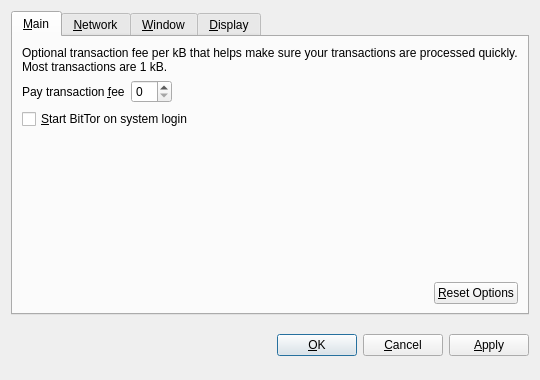
<?xml version="1.0" encoding="UTF-8"?>
<ui version="4.0">
 <class>OptionsDialog</class>
 <widget class="QDialog" name="OptionsDialog">
  <property name="geometry">
   <rect>
    <x>0</x>
    <y>0</y>
    <width>540</width>
    <height>380</height>
   </rect>
  </property>
  <property name="windowTitle">
   <string>Options</string>
  </property>
  <property name="modal">
   <bool>true</bool>
  </property>
  <layout class="QVBoxLayout" name="verticalLayout">
   <item>
    <widget class="QTabWidget" name="tabWidget">
     <property name="tabPosition">
      <enum>QTabWidget::North</enum>
     </property>
     <property name="currentIndex">
      <number>0</number>
     </property>
     <widget class="QWidget" name="tabMain">
      <attribute name="title">
       <string>&amp;Main</string>
      </attribute>
      <layout class="QVBoxLayout" name="verticalLayout_Main">
       <item>
        <widget class="QLabel" name="transactionFeeInfoLabel">
         <property name="text">
          <string>Optional transaction fee per kB that helps make sure your transactions are processed quickly. Most transactions are 1 kB.</string>
         </property>
         <property name="textFormat">
          <enum>Qt::PlainText</enum>
         </property>
         <property name="wordWrap">
          <bool>true</bool>
         </property>
        </widget>
       </item>
       <item>
        <layout class="QHBoxLayout" name="horizontalLayout_1_Main">
         <item>
          <widget class="QLabel" name="transactionFeeLabel">
           <property name="text">
            <string>Pay transaction &amp;fee</string>
           </property>
           <property name="textFormat">
            <enum>Qt::PlainText</enum>
           </property>
           <property name="buddy">
            <cstring>transactionFee</cstring>
           </property>
          </widget>
         </item>
         <item>
          <widget class="BitcoinAmountField" name="transactionFee"/>
         </item>
         <item>
          <spacer name="horizontalSpacer_1_Main">
           <property name="orientation">
            <enum>Qt::Horizontal</enum>
           </property>
           <property name="sizeHint" stdset="0">
            <size>
             <width>40</width>
             <height>20</height>
            </size>
           </property>
          </spacer>
         </item>
        </layout>
       </item>
       <item>
        <widget class="QCheckBox" name="bitcoinAtStartup">
         <property name="toolTip">
          <string>Automatically start BitTor after logging in to the system.</string>
         </property>
         <property name="text">
          <string>&amp;Start BitTor on system login</string>
         </property>
        </widget>
       </item>
       <item>
        <spacer name="verticalSpacer_Main">
         <property name="orientation">
          <enum>Qt::Vertical</enum>
         </property>
         <property name="sizeHint" stdset="0">
          <size>
           <width>20</width>
           <height>40</height>
          </size>
         </property>
        </spacer>
       </item>
       <item>
        <layout class="QHBoxLayout" name="horizontalLayout_2_Main">
         <item>
          <spacer name="horizontalSpacer_2_Main">
           <property name="orientation">
            <enum>Qt::Horizontal</enum>
           </property>
           <property name="sizeHint" stdset="0">
            <size>
             <width>40</width>
             <height>20</height>
            </size>
           </property>
          </spacer>
         </item>
         <item>
          <widget class="QPushButton" name="resetButton">
           <property name="toolTip">
            <string>Reset all client options to default.</string>
           </property>
           <property name="text">
            <string>&amp;Reset Options</string>
           </property>
           <property name="autoDefault">
            <bool>false</bool>
           </property>
          </widget>
         </item>
        </layout>
       </item>
      </layout>
     </widget>
     <widget class="QWidget" name="tabNetwork">
      <attribute name="title">
       <string>&amp;Network</string>
      </attribute>
      <layout class="QVBoxLayout" name="verticalLayout_Network">
       <item>
        <widget class="QCheckBox" name="mapPortUpnp">
         <property name="toolTip">
          <string>Automatically open the BitTor client port on the router. This only works when your router supports UPnP and it is enabled.</string>
         </property>
         <property name="text">
          <string>Map port using &amp;UPnP</string>
         </property>
        </widget>
       </item>
       <item>
        <widget class="QCheckBox" name="connectSocks">
         <property name="toolTip">
          <string>Connect to the BitTor network through a SOCKS proxy (e.g. when connecting through Tor).</string>
         </property>
         <property name="text">
          <string>&amp;Connect through SOCKS proxy:</string>
         </property>
        </widget>
       </item>
       <item>
        <layout class="QHBoxLayout" name="horizontalLayout_Network">
         <item>
          <widget class="QLabel" name="proxyIpLabel">
           <property name="text">
            <string>Proxy &amp;IP:</string>
           </property>
           <property name="textFormat">
            <enum>Qt::PlainText</enum>
           </property>
           <property name="buddy">
            <cstring>proxyIp</cstring>
           </property>
          </widget>
         </item>
         <item>
          <widget class="QValidatedLineEdit" name="proxyIp">
           <property name="maximumSize">
            <size>
             <width>140</width>
             <height>16777215</height>
            </size>
           </property>
           <property name="toolTip">
            <string>IP address of the proxy (e.g. 127.0.0.1)</string>
           </property>
          </widget>
         </item>
         <item>
          <widget class="QLabel" name="proxyPortLabel">
           <property name="text">
            <string>&amp;Port:</string>
           </property>
           <property name="textFormat">
            <enum>Qt::PlainText</enum>
           </property>
           <property name="buddy">
            <cstring>proxyPort</cstring>
           </property>
          </widget>
         </item>
         <item>
          <widget class="QLineEdit" name="proxyPort">
           <property name="maximumSize">
            <size>
             <width>55</width>
             <height>16777215</height>
            </size>
           </property>
           <property name="toolTip">
            <string>Port of the proxy (e.g. 9050)</string>
           </property>
          </widget>
         </item>
         <item>
          <widget class="QLabel" name="socksVersionLabel">
           <property name="text">
            <string>SOCKS &amp;Version:</string>
           </property>
           <property name="textFormat">
            <enum>Qt::PlainText</enum>
           </property>
           <property name="buddy">
            <cstring>socksVersion</cstring>
           </property>
          </widget>
         </item>
         <item>
          <widget class="QValueComboBox" name="socksVersion">
           <property name="toolTip">
            <string>SOCKS version of the proxy (e.g. 5)</string>
           </property>
          </widget>
         </item>
         <item>
          <spacer name="horizontalSpacer_Network">
           <property name="orientation">
            <enum>Qt::Horizontal</enum>
           </property>
           <property name="sizeHint" stdset="0">
            <size>
             <width>40</width>
             <height>20</height>
            </size>
           </property>
          </spacer>
         </item>
        </layout>
       </item>
       <item>
        <spacer name="verticalSpacer_Network">
         <property name="orientation">
          <enum>Qt::Vertical</enum>
         </property>
         <property name="sizeHint" stdset="0">
          <size>
           <width>20</width>
           <height>40</height>
          </size>
         </property>
        </spacer>
       </item>
      </layout>
     </widget>
     <widget class="QWidget" name="tabWindow">
      <attribute name="title">
       <string>&amp;Window</string>
      </attribute>
      <layout class="QVBoxLayout" name="verticalLayout_Window">
       <item>
        <widget class="QCheckBox" name="minimizeToTray">
         <property name="toolTip">
          <string>Show only a tray icon after minimizing the window.</string>
         </property>
         <property name="text">
          <string>&amp;Minimize to the tray instead of the taskbar</string>
         </property>
        </widget>
       </item>
       <item>
        <widget class="QCheckBox" name="minimizeOnClose">
         <property name="toolTip">
          <string>Minimize instead of exit the application when the window is closed. When this option is enabled, the application will be closed only after selecting Quit in the menu.</string>
         </property>
         <property name="text">
          <string>M&amp;inimize on close</string>
         </property>
        </widget>
       </item>
       <item>
        <spacer name="verticalSpacer_Window">
         <property name="orientation">
          <enum>Qt::Vertical</enum>
         </property>
         <property name="sizeHint" stdset="0">
          <size>
           <width>20</width>
           <height>40</height>
          </size>
         </property>
        </spacer>
       </item>
      </layout>
     </widget>
     <widget class="QWidget" name="tabDisplay">
      <attribute name="title">
       <string>&amp;Display</string>
      </attribute>
      <layout class="QVBoxLayout" name="verticalLayout_Display">
       <item>
        <layout class="QHBoxLayout" name="horizontalLayout_1_Display">
         <item>
          <widget class="QLabel" name="langLabel">
           <property name="text">
            <string>User Interface &amp;language:</string>
           </property>
           <property name="textFormat">
            <enum>Qt::PlainText</enum>
           </property>
           <property name="buddy">
            <cstring>lang</cstring>
           </property>
          </widget>
         </item>
         <item>
          <widget class="QValueComboBox" name="lang">
           <property name="toolTip">
            <string>The user interface language can be set here. This setting will take effect after restarting BitTor.</string>
           </property>
          </widget>
         </item>
        </layout>
       </item>
       <item>
        <layout class="QHBoxLayout" name="horizontalLayout_2_Display">
         <item>
          <widget class="QLabel" name="unitLabel">
           <property name="text">
            <string>&amp;Unit to show amounts in:</string>
           </property>
           <property name="textFormat">
            <enum>Qt::PlainText</enum>
           </property>
           <property name="buddy">
            <cstring>unit</cstring>
           </property>
          </widget>
         </item>
         <item>
          <widget class="QValueComboBox" name="unit">
           <property name="toolTip">
            <string>Choose the default subdivision unit to show in the interface and when sending coins.</string>
           </property>
          </widget>
         </item>
        </layout>
       </item>
       <item>
        <widget class="QCheckBox" name="displayAddresses">
         <property name="toolTip">
          <string>Whether to show BitTor addresses in the transaction list or not.</string>
         </property>
         <property name="text">
          <string>&amp;Display addresses in transaction list</string>
         </property>
        </widget>
       </item>
       <item>
        <widget class="QCheckBox" name="coinControlFeatures">
         <property name="toolTip">
          <string>Whether to show coin control features or not.</string>
         </property>
         <property name="text">
          <string>Display coin &amp;control features (experts only!)</string>
         </property>
        </widget>
       </item>
       <item>
        <spacer name="verticalSpacer_Display">
         <property name="orientation">
          <enum>Qt::Vertical</enum>
         </property>
         <property name="sizeHint" stdset="0">
          <size>
           <width>20</width>
           <height>40</height>
          </size>
         </property>
        </spacer>
       </item>
      </layout>
     </widget>
    </widget>
   </item>
   <item>
    <layout class="QHBoxLayout" name="horizontalLayout_Buttons">
     <item>
      <spacer name="horizontalSpacer_1">
       <property name="orientation">
        <enum>Qt::Horizontal</enum>
       </property>
       <property name="sizeHint" stdset="0">
        <size>
         <width>40</width>
         <height>48</height>
        </size>
       </property>
      </spacer>
     </item>
     <item>
      <widget class="QLabel" name="statusLabel">
       <property name="font">
        <font>
         <weight>75</weight>
         <bold>true</bold>
        </font>
       </property>
       <property name="text">
        <string/>
       </property>
       <property name="textFormat">
        <enum>Qt::PlainText</enum>
       </property>
       <property name="wordWrap">
        <bool>true</bool>
       </property>
      </widget>
     </item>
     <item>
      <spacer name="horizontalSpacer_2">
       <property name="orientation">
        <enum>Qt::Horizontal</enum>
       </property>
       <property name="sizeHint" stdset="0">
        <size>
         <width>40</width>
         <height>48</height>
        </size>
       </property>
      </spacer>
     </item>
     <item>
      <widget class="QPushButton" name="okButton">
       <property name="text">
        <string>&amp;OK</string>
       </property>
      </widget>
     </item>
     <item>
      <widget class="QPushButton" name="cancelButton">
       <property name="text">
        <string>&amp;Cancel</string>
       </property>
       <property name="autoDefault">
        <bool>false</bool>
       </property>
      </widget>
     </item>
     <item>
      <widget class="QPushButton" name="applyButton">
       <property name="text">
        <string>&amp;Apply</string>
       </property>
       <property name="autoDefault">
        <bool>false</bool>
       </property>
      </widget>
     </item>
    </layout>
   </item>
  </layout>
 </widget>
 <customwidgets>
  <customwidget>
   <class>BitcoinAmountField</class>
   <extends>QSpinBox</extends>
   <header>bitcoinamountfield.h</header>
  </customwidget>
  <customwidget>
   <class>QValueComboBox</class>
   <extends>QComboBox</extends>
   <header>qvaluecombobox.h</header>
  </customwidget>
  <customwidget>
   <class>QValidatedLineEdit</class>
   <extends>QLineEdit</extends>
   <header>qvalidatedlineedit.h</header>
  </customwidget>
 </customwidgets>
 <resources/>
 <connections/>
</ui>
